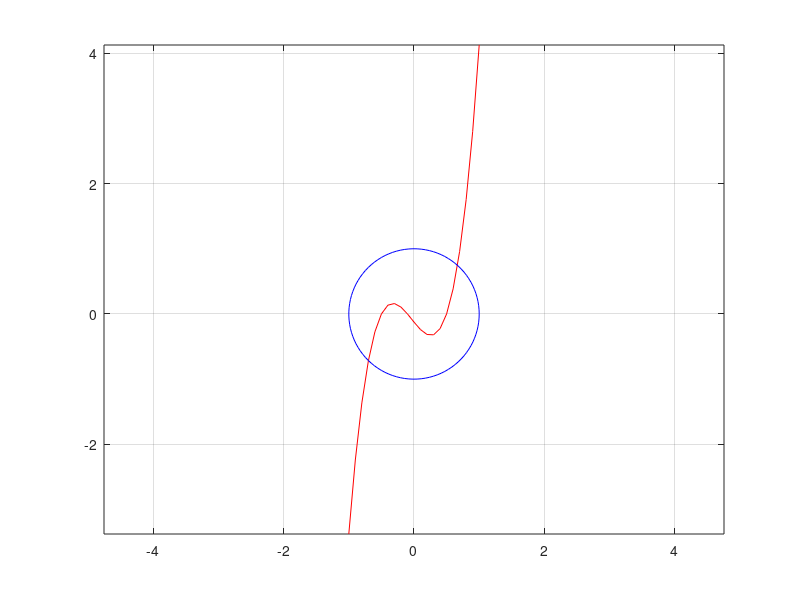

Write MATLAB code to recreate this figure. (Note: this script raises an error after producing the figure.)
f = @(x) 5*(x+1/2).*(x+1/10).*(x-1/2);
X = [-1:0.1:1];

theta = linspace(0,2*pi,100);

x_c = cos(theta);
y_c = sin(theta);

plot(X, f(X), 'r', x_c, y_c, 'b');
grid on;
axis equal;
hold on;

sc1 = @(x) f(x)-sqrt(1-x.^2);
sc2 = @(x) f(x)+sqrt(1-x.^2);

toll = 1e-6;

[alpha1, it1] = bisezione(sc1,0,1,toll);
[alpha2, it2] = bisezione(sc2,-1,0,toll);

err1 = abs(fzero(sc1,0)-alpha1);
err2 = abs(fzero(sc2,-1/2)-alpha2);

plot(alpha1*ones(1,9),[-4:4],[-4:4],f(alpha1)*ones(1,9));
plot(alpha2*ones(1,9),[-4:4],[-4:4],f(alpha2)*ones(1,9));

fprintf("La prima intersezione è in x: %16.12f con errore: %8.5e in %3d iterazioni \n", alpha1, err1, it1);
fprintf("La seconda intersezione è in x: %16.12f con errore: %8.5e in %3d iterazioni \n", alpha2, err2, it2);